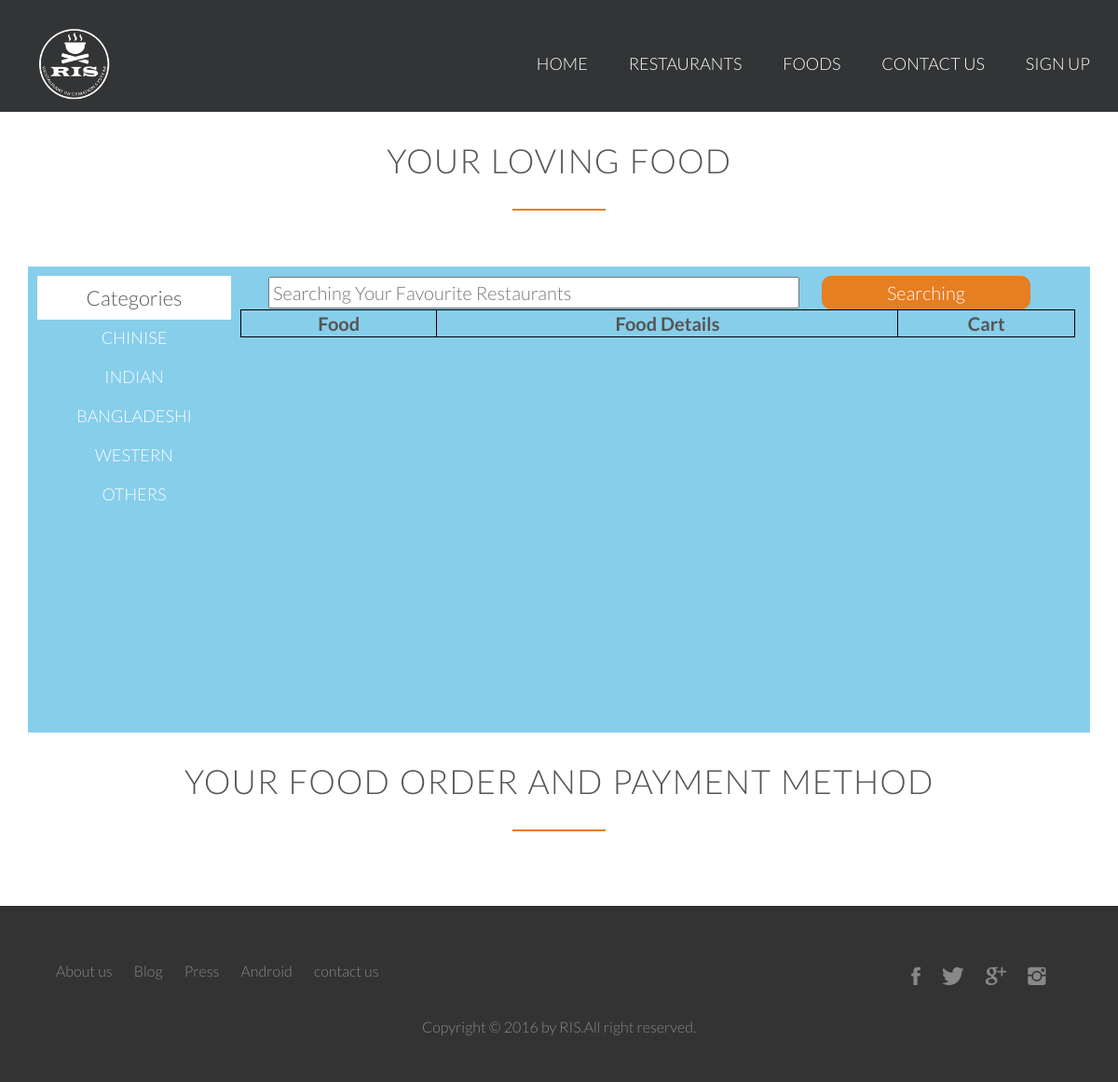
The page /food_cat_click.php on the database its author committed.
### tables this page shows
CREATE TABLE `food_categories` (
  `brand_id` int(11) NOT NULL,
  `brand_title` varchar(255) NOT NULL
);

### functions/functions.php (the view, shortened to what this page needs)
<?php
$con=mysqli_connect("localhost","root","","project");
function FoodCategories()
{
    global $con;
    $food_cat="select * from food_categories";
    $run_food_query=mysqli_query($con,$food_cat);
    while($row_food=mysqli_fetch_assoc($run_food_query))
    {
        $brand_id=$row_food['brand_id'];
        $brand_title=$row_food['brand_title'];
        echo "<li><a href='food_cat_click.php?food_cat_id=$brand_id'>$brand_title</a><li>";
    }
}
?>

### re_style.css (style rules this page uses)
* { margin: 0; padding: 0; box-sizing: border-box; }
html { background-color: #fff; color: #555; font-family: 'Lato','Arial',sans-serif; font-weight: 300; font-size: 20px; text-rendering: optimizeLegibility; }
.sidebar-nav li { margin: 3px; padding: 3px; }
.sidebar-nav li a:link, .sidebar-nav li a:visited { color: #fff; text-decoration: none;text-transform: uppercase; font-size: 90%; border-bottom: 2px solid transparent; transition: border-bottom 0.2s; }

### rows shown on the page
food_categories: brand_title "CHINISE"
food_categories: brand_title "INDIAN"
food_categories: brand_title "BANGLADESHI"
food_categories: brand_title "WESTERN"
food_categories: brand_title "OTHERS"
